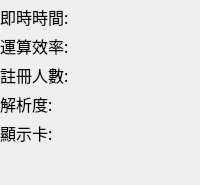
             <widget class="QWidget" name="information_stackedWidgetPage_on_line">
              <layout class="QGridLayout" name="gridLayout_4" rowstretch="0,0,0,0,0,0,0" columnstretch="2">
               <property name="leftMargin">
                <number>0</number>
               </property>
               <property name="topMargin">
                <number>5</number>
               </property>
               <property name="rightMargin">
                <number>0</number>
               </property>
               <property name="bottomMargin">
                <number>0</number>
               </property>
               <property name="spacing">
                <number>5</number>
               </property>
               <item row="3" column="0">
                <widget class="QLabel" name="person_title_label_on_line">
                 <property name="font">
                  <font>
                   <family>標楷體</family>
                   <pointsize>12</pointsize>
                   <weight>50</weight>
                   <bold>false</bold>
                  </font>
                 </property>
                 <property name="text">
                  <string>註冊人數:</string>
                 </property>
                </widget>
               </item>
               <item row="0" column="0">
                <widget class="QLabel" name="time_title_label_on_line">
                 <property name="font">
                  <font>
                   <family>標楷體</family>
                   <pointsize>12</pointsize>
                   <weight>50</weight>
                   <bold>false</bold>
                  </font>
                 </property>
                 <property name="layoutDirection">
                  <enum>Qt::LeftToRight</enum>
                 </property>
                 <property name="text">
                  <string>即時時間:</string>
                 </property>
                </widget>
               </item>
               <item row="4" column="0">
                <widget class="QLabel" name="resolution_title_label_on_line">
                 <property name="font">
                  <font>
                   <family>標楷體</family>
                   <pointsize>12</pointsize>
                   <weight>50</weight>
                   <bold>false</bold>
                  </font>
                 </property>
                 <property name="text">
                  <string>解析度:</string>
                 </property>
                </widget>
               </item>
               <item row="5" column="0">
                <widget class="QLabel" name="gpu_title_label_on_line">
                 <property name="font">
                  <font>
                   <family>標楷體</family>
                   <pointsize>12</pointsize>
                   <weight>50</weight>
                   <bold>false</bold>
                  </font>
                 </property>
                 <property name="text">
                  <string>顯示卡:</string>
                 </property>
                </widget>
               </item>
               <item row="1" column="0" rowspan="2">
                <widget class="QLabel" name="fps_title_label_on_line">
                 <property name="font">
                  <font>
                   <family>標楷體</family>
                   <pointsize>12</pointsize>
                   <weight>50</weight>
                   <bold>false</bold>
                  </font>
                 </property>
                 <property name="text">
                  <string>運算效率:</string>
                 </property>
                </widget>
               </item>
               <item row="6" column="0">
                <spacer name="verticalSpacer_2">
                 <property name="orientation">
                  <enum>Qt::Vertical</enum>
                 </property>
                 <property name="sizeHint" stdset="0">
                  <size>
                   <width>20</width>
                   <height>40</height>
                  </size>
                 </property>
                </spacer>
               </item>
              </layout>
             </widget>
